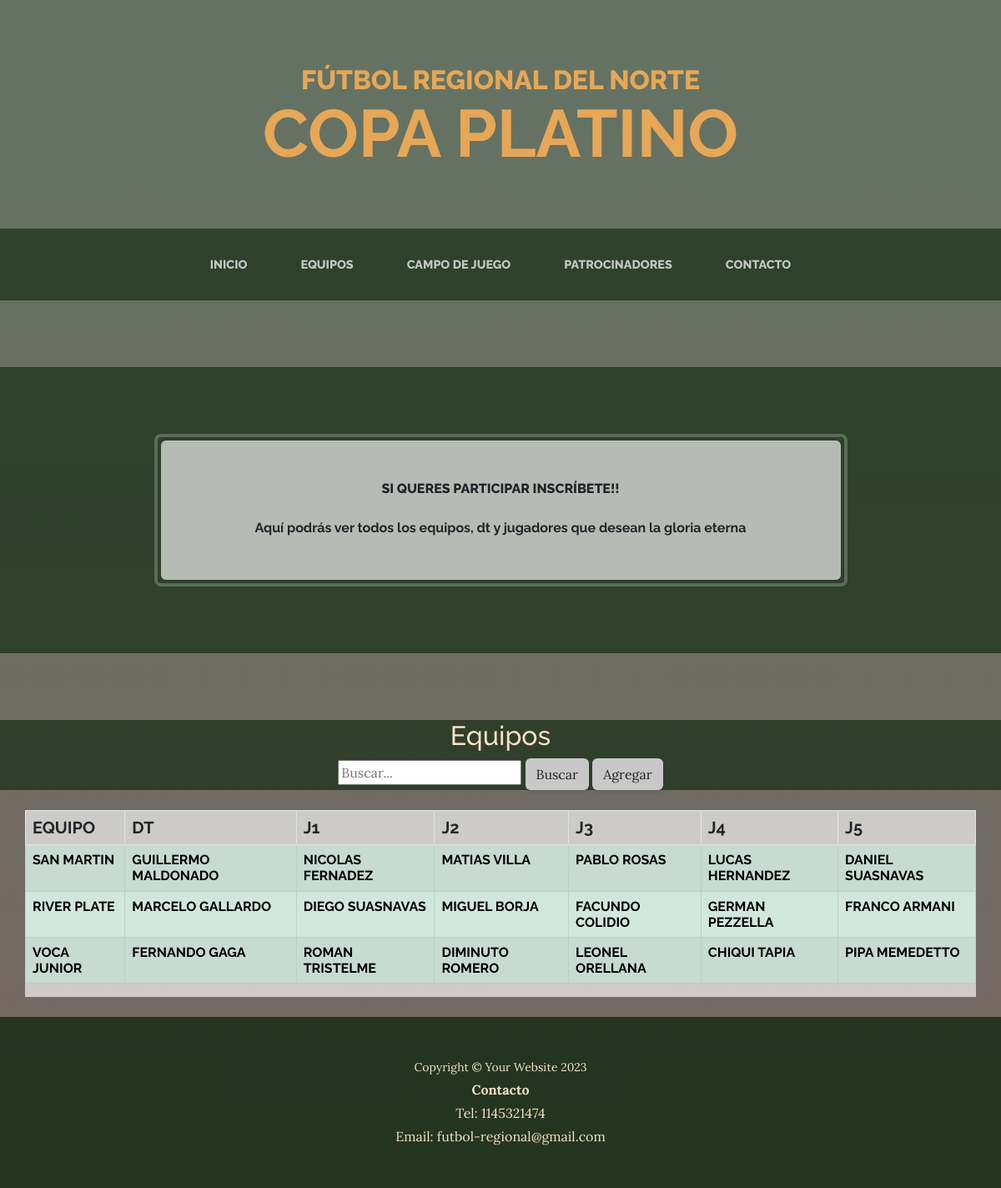
Screenshot of /equipos/ with the database file from the repository.
### app_pagina/models.py (models this page shows, shortened)
class Equipo(models.Model):
    nombre_equipo = models.CharField(max_length=50)
    nombre_tecnico = models.CharField(max_length=30)
    jugador1 = models.CharField(max_length=30)
    jugador2 = models.CharField(max_length=30)
    jugador3 = models.CharField(max_length=30)
    jugador4 = models.CharField(max_length=30)
    jugador5 = models.CharField(max_length=30)

### app_pagina/views.py (the view)
def equipos(request):
    query = request.GET.get("q")
    if query:
        equipo = Equipo.objects.filter(nombre_equipo__icontains = query)
    else:
        equipo = Equipo.objects.all()
    return render(request, "app_pagina/equipos.html", {"equipo": equipo})

### app_pagina/templates/app_pagina/equipos.html (shortened to what this page needs)
{% extends "app_pagina/base.html" %}
{% load static %}
{% block content %}
<section class="page-section cta" id="mainNav" style="background-color: rgba(15, 40, 15, 0.65);">
    <div class="container">
        <div class="row">
            <div class="col-xl-9 mx-auto">
                <div class="cta-inner bg-faded text-center rounded" id="mainNav" style="background-color: rgba(255, 255, 255, 0.65);">
                    <h2 class="section-heading mb-4">
                        <span class="section-heading-upper">Si queres participar inscríbete!!</span>
                    </h2>
                    <p class="mb-0 fw-bold">Aquí podrás ver todos los equipos, dt y jugadores que desean la gloria eterna</p>
                </div>
            </div>
        </div>
    </div>
</section>
<div class="cta-inner bg-faded text-center text-faded d-none d-lg-block" style="background-color: rgba(15, 40, 15, 0.65);">
  <h2>Equipos</h2>
    <div class="d-flex flex-column align-items-center mb-2">
      <form action="" method="GET">
        <input type="text" name="q" placeholder="Buscar..." required>
        <button type="submit" class="btn" style="background-color: rgba(200, 200, 200, 1);">Buscar</button>
        <a href="{% url 'formulario-equipos' %}" class="btn" style="background-color: rgba(200, 200, 200, 1);">Agregar</a>
      </form>
    </div>
</div>
<div class="cta-inner bg-faded text-center rounded" id="mainNav" style="background-color: transparent;">
    <h1 class="section-heading mb-10">
        <span class="site-heading-lower text-primary fw-bold ">
            <div class="container my-4" id="mainNav" style="background-color: rgba(255, 255, 255, 0.65);">
              <div class="row justify-content-center">
                <table class="table table-striped table-bordered">
                    <thead class="fs-5 text-start">
                      <tr class="table-custom">
                        <th scope="col">Equipo</th>
                        <th scope="col">DT</th>
                        <th scope="col">J1</th>
                        <th scope="col">J2</th>
                        <th scope="col">J3</th>
                        <th scope="col">J4</th>
                        <th scope="col">J5</th>
                      </tr>
                    </thead>
                    <tbody class="fs-6 text-start">
                        {% for equip in equipo %}
                      <tr class="table-success">
                        <td>{{equip.nombre_equipo}}</td>
                        <td>{{equip.nombre_tecnico}}</td>
                        <td>{{equip.jugador1}}</td>
                        <td>{{equip.jugador2}}</td>
                        <td>{{equip.jugador3}}</td>
                        <td>{{equip.jugador4}}</td>
                        <td>{{equip.jugador5}}</td>
                        {% endfor %}
                      </tr>
                    </tbody>
                </table>
              </div>
            </div>
        </span>
    </h1>
</div>
{% endblock  %}

### app_pagina/templates/app_pagina/base.html (shortened to what this page needs)
{% load static %}
<!DOCTYPE html>
<html lang="en">
    <head>
        <link href="{% static 'app_pagina/css/styles.css' %}" rel="stylesheet" />
    </head>
    <body>
        <header>
            <h1 class="site-heading text-center text-faded d-none d-lg-block">
                <span class="site-heading-upper text-primary mb-3 ">Fútbol regional del norte </span>
                <span class="site-heading-lower text-primary fw-bold ">Copa Platino</span>
            </h1>
        </header>
        <nav class="navbar navbar-expand-lg navbar-dark py-lg-4" id="mainNav" style="background-color: rgba(15, 40, 15, 0.65);">
            <div class="container">
                <div class="collapse navbar-collapse" id="navbarSupportedContent">
                    <ul class="navbar-nav mx-auto">
                        <li class="nav-item px-lg-4"><a class="nav-link text-uppercase" href="{% url "inicio" %}">Inicio</a></li>
                        <li class="nav-item px-lg-4"><a class="nav-link text-uppercase" href="{% url "equipos" %}">Equipos</a></li>
                        <li class="nav-item px-lg-4"><a class="nav-link text-uppercase" href="{% url "campo de juego" %}">Campo de juego</a></li>
                        <li class="nav-item px-lg-4"><a class="nav-link text-uppercase" href="{% url "patrocinadores" %}">Patrocinadores</a></li>
                        <li class="nav-item px-lg-4"><a class="nav-link text-uppercase" href="#contacto">Contacto</a></li>
                    </ul>
                </div>
            </div>
        </nav>
        {% block content %}
        {% endblock  %}
        <footer class="footer text-faded text-center py-5" id="contacto" style="background-color: rgba(15, 40, 15, 0.80);">
            <div class="container"><p class="m-0 small">Copyright &copy; Your Website 2023</p>
                <div class="d-flex flex-column align-items-center">
                    <div>
                        <p class="mb-0 fw-bold">Contacto</p>
                        <p class="mb-0">Tel: 1145321474</p>
                        <p class="mb-0">Email: futbol-regional@gmail.com</p>
                    </div>
                </div>
            </div>
        </footer>
    </body>
</html>

### rows the page displays
Equipo: nombre_equipo "SAN MARTIN", nombre_tecnico "GUILLERMO MALDONADO", jugador1 "NICOLAS FERNADEZ", jugador2 "MATIAS VILLA", jugador3 "PABLO ROSAS", jugador4 "LUCAS HERNANDEZ", jugador5 "DANIEL SUASNAVAS"
Equipo: nombre_equipo "RIVER PLATE", nombre_tecnico "MARCELO GALLARDO", jugador1 "DIEGO SUASNAVAS", jugador2 "MIGUEL BORJA", jugador3 "FACUNDO COLIDIO", jugador4 "GERMAN PEZZELLA", jugador5 "FRANCO ARMANI"
Equipo: nombre_equipo "VOCA JUNIOR", nombre_tecnico "FERNANDO GAGA", jugador1 "ROMAN TRISTELME", jugador2 "DIMINUTO ROMERO", jugador3 "LEONEL ORELLANA", jugador4 "CHIQUI TAPIA", jugador5 "PIPA MEMEDETTO"
